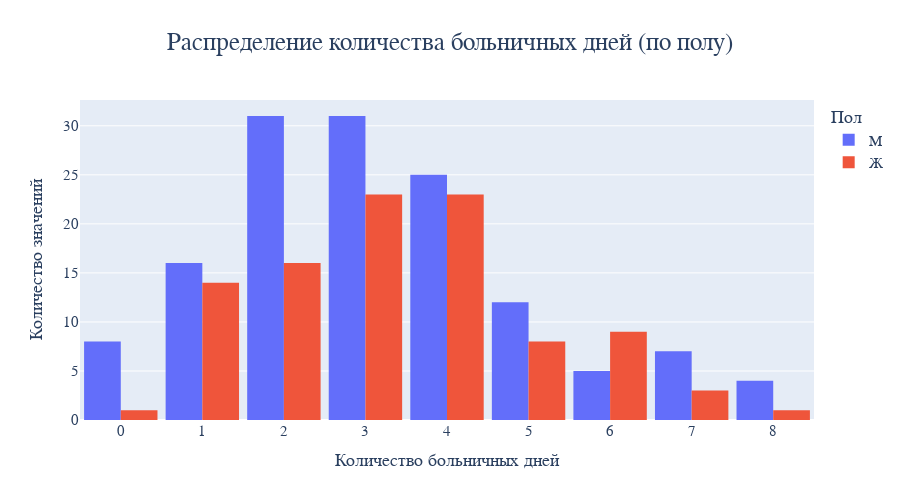

Here is the notebook cell this chart was saved with:
### Code cell
fig = go.Figure()

fig.add_trace(
    go.Histogram(
        x=df.loc[df['Пол'] == 'М','Количество больничных дней'],
        name='М'
    ),
)

fig.add_trace(
    go.Histogram(
        x=df.loc[df['Пол'] == 'Ж','Количество больничных дней'],
        name='Ж'
    ),
)

fig.update_layout(
    title_text='Распределение количества больничных дней (по полу)',
    yaxis_title='Количество значений',
    xaxis_title='Количество больничных дней',
    legend_title_text='Пол',
)
fig.show()

### Figure 1 — Plotly figure (JSON) as saved in the notebook; plotly's stock layout.template omitted (floating-point values rounded to 4 significant figures; data arrays with more than 128 entries replaced by an {"elided": "..."} marker saying what was removed)
{"data": [{"name": "М", "type": "histogram", "x": {"elided": "139 int values"}}, {"name": "Ж", "type": "histogram", "x": [5, 1, 3, 1, 1, 3, 5, 2, 2, 2, 1, 1, 2, 4, 3, 3, 4, 2, 4, 2, 3, 4, 4, 2, 4, 1, 6, 6, 3, 1, 4, 2, 5, 4, 4, 7, 2, 3, 2, 1, 4, 3, 7, 4, 3, 3, 3, 3, 8, 6, 6, 5, 3, 4, 5, 4, 6, 5, 4, 1, 4, 2, 6, 6, 3, 3, 6, 5, 1, 3, 2, 1, 4, 4, 3, 1, 0, 3, 3, 5, 4, 4, 4, 2, 4, 3, 7, 3, 3, 1, 6, 3, 1, 4, 2, 4, 2, 2]}], "layout": {"height": 500, "legend": {"title": {"text": "Пол"}}, "title": {"text": "Распределение количества больничных дней (по полу)"}, "width": 900, "xaxis": {"autorange": true, "range": [-0.5, 8.5], "title": {"text": "Количество больничных дней"}, "type": "linear"}, "yaxis": {"autorange": true, "range": [0, 32.63], "title": {"text": "Количество значений"}}}}
